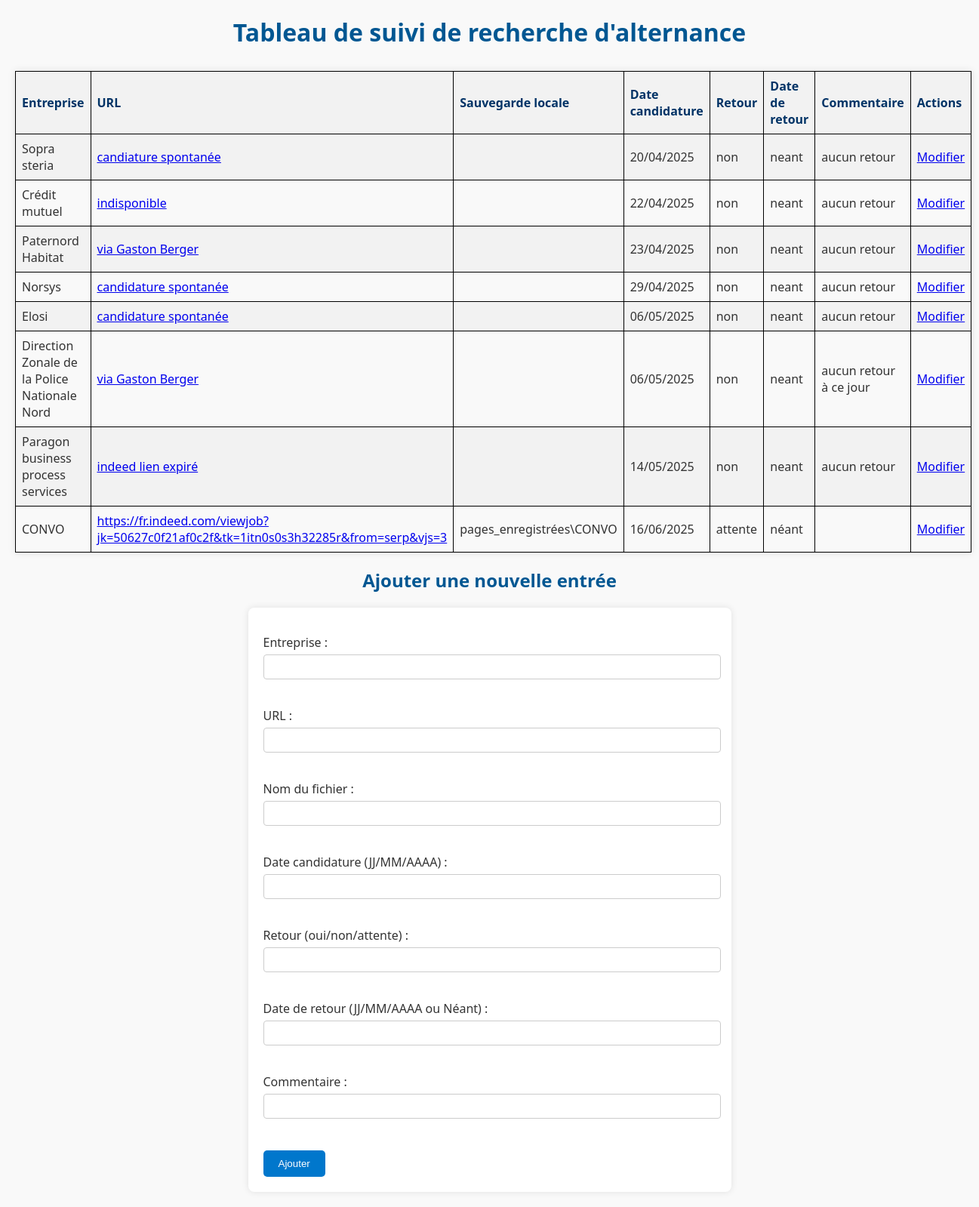
The page / on the database its author committed.
### tables this page shows
CREATE TABLE alternance (
            id INTEGER PRIMARY KEY AUTOINCREMENT,
            entreprise TEXT,
            url TEXT,
            sauvegarde_locale TEXT,
            date_candidature TEXT,
            retour_oui_ou_non TEXT,
            date_de_retour TEXT,
            commentaire TEXT
        );

### app.py (the view, shortened to what this page needs)
@app.route('/', methods=['GET', 'POST'])
def index():
    con = sqlite3.connect(str(db_path))
    cur = con.cursor()
    cur.execute("SELECT * FROM alternance")
    tableau = cur.fetchall()
    con.close()
    return render_template('tableau.html', tableau=tableau)

### templates/tableau.html (shortened to what this page needs)
<!DOCTYPE html>
<html lang="fr">
<head>
    <link rel="stylesheet" href="{{ url_for('static', filename='style.css') }}">
</head>
<body>
    <h1>Tableau de suivi de recherche d'alternance</h1>
    <table>
        <tr>
            <th>Entreprise</th>
            <th>URL</th>
            <th>Sauvegarde locale</th>
            <th>Date candidature</th>
            <th>Retour</th>
            <th>Date de retour</th>
            <th>Commentaire</th>
            <th>Actions</th>
        </tr>
            {% for ligne in tableau %}
            <tr>
                    <td>{{ ligne[1] }}</td>
                    <td><a href="{{ ligne[2] }}" target="_blank">{{ ligne[2] }}</a></td>
                    <td>{{ ligne[3] }}</td>
                    <td>{{ ligne[4] }}</td>
                    <td>{{ ligne[5] }}</td>
                    <td>{{ ligne[6] }}</td>
                    <td>{{ ligne[7] }}</td>
                    <td><a href="/modifier/{{ ligne[0] }}">Modifier</a></td>
                </tr>
                {% endfor %}
    </table>
    <h2>Ajouter une nouvelle entrée</h2>
    <form method="post" action="/">
        <label>Entreprise : <input type="text" name="entreprise" required></label><br>
        <label>URL : <input type="url" name="url" required></label><br>
        <label>Nom du fichier : <input type="text" name="nom_fichier" required></label><br>
        <label>Date candidature (JJ/MM/AAAA) : <input type="text" name="date_candidature" required></label><br>
        <label>Retour (oui/non/attente) : <input type="text" name="retour_oui_ou_non" required></label><br>
        <label>Date de retour (JJ/MM/AAAA ou Néant) : <input type="text" name="date_de_retour"></label><br>
        <label>Commentaire : <input type="text" name="commentaire"></label><br>
        <button type="submit">Ajouter</button>
    </form>
</body>
</html>

### static/style.css (style rules this page uses)
body { background-color: #f9f9f9; font-family: 'Segoe UI', Tahoma, Geneva, Verdana, sans-serif; margin: 20px; color: #333; }
h1, h2 { text-align: center; color: #005792; }
table { width: 100%; border-collapse: collapse; margin-top: 30px; box-shadow: 0 0 10px rgba(0,0,0,0.1); }
th, td { border: 1px solid #ccc; padding: 12px; text-align: left; }
th { background-color: #e6f2ff; color: #003366; }
tr:nth-child(even) { background-color: #f2f2f2; }
form { max-width: 600px; margin: auto; padding: 20px; background: white; border-radius: 8px; box-shadow: 0 0 10px rgba(0,0,0,0.1); }
label { display: block; margin-top: 15px; }
input[type="text"], input[type="url"] { width: 98%; padding: 8px; margin-top: 5px; border: 1px solid #ccc; border-radius: 4px; }
button { margin-top: 20px; padding: 10px 20px; background-color: #0077cc; color: white; border: none; border-radius: 5px; cursor: pointer; }

### templates/tableau.html (style rules this page uses)
table, th, td { border: 1px solid black; border-collapse: collapse; }
th, td { padding: 8px; }
th { background-color: #f2f2f2; }

### rows shown on the page
alternance: entreprise "Sopra steria", url "candiature spontanée", date_candidature "20/04/2025", retour_oui_ou_non "non", date_de_retour "neant", commentaire "aucun retour"
alternance: entreprise "Crédit mutuel", url "indisponible", date_candidature "22/04/2025", retour_oui_ou_non "non", date_de_retour "neant", commentaire "aucun retour"
alternance: entreprise "Paternord Habitat", url "via Gaston Berger", date_candidature "23/04/2025", retour_oui_ou_non "non", date_de_retour "neant", commentaire "aucun retour"
alternance: entreprise "Norsys", url "candidature spontanée", date_candidature "29/04/2025", retour_oui_ou_non "non", date_de_retour "neant", commentaire "aucun retour"
alternance: entreprise "Elosi", url "candidature spontanée", date_candidature "06/05/2025", retour_oui_ou_non "non", date_de_retour "neant", commentaire "aucun retour"
alternance: entreprise "Direction Zonale de la Police Nationale Nord", url "via Gaston Berger", date_candidature "06/05/2025", retour_oui_ou_non "non", date_de_retour "neant", commentaire "aucun retour à ce jour"
alternance: entreprise "Paragon business process services", url "indeed lien expiré", date_candidature "14/05/2025", retour_oui_ou_non "non", date_de_retour "neant", commentaire "aucun retour"
alternance: entreprise "CONVO", url "https://fr.indeed.com/viewjob?jk=50627c0f21af0c2f&tk=1itn0s0s3h32285r&from=serp&vjs=3", sauvegarde_locale "pages_enregistrées\\CONVO", date_candidature "16/06/2025", retour_oui_ou_non "attente", date_de_retour "néant"
